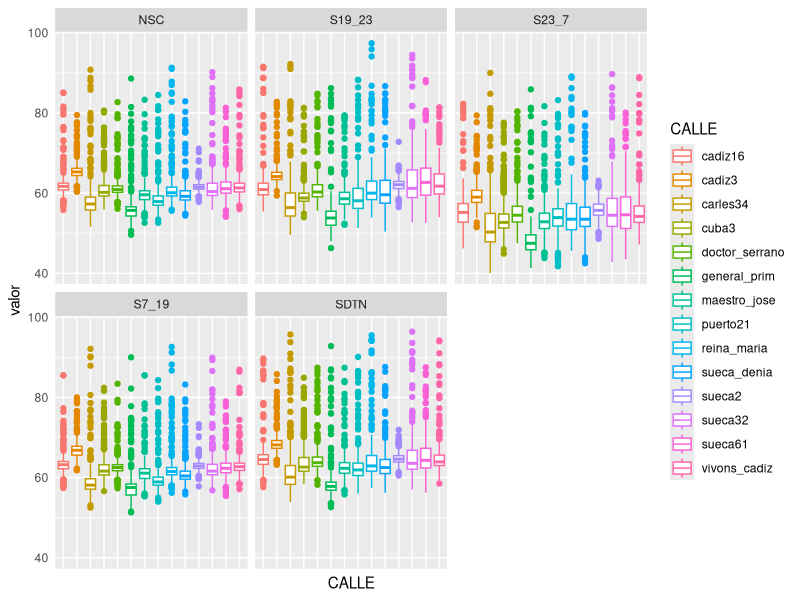
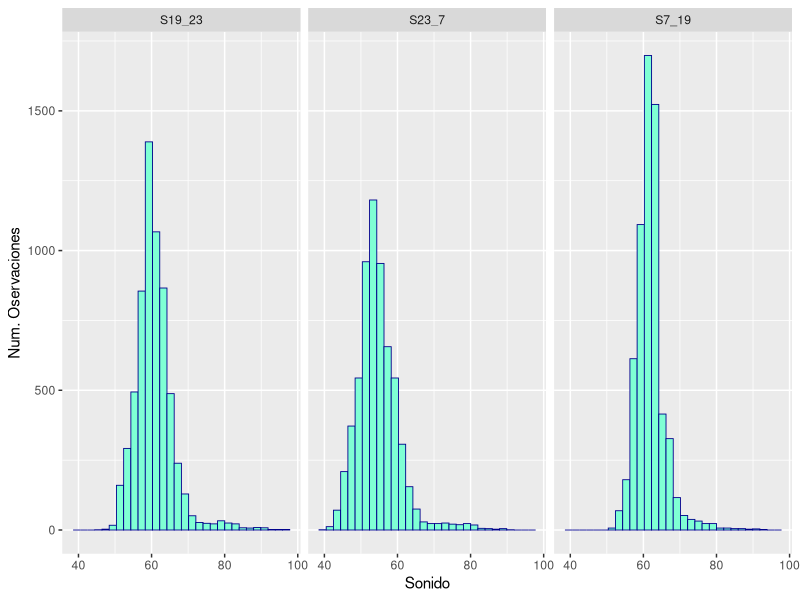
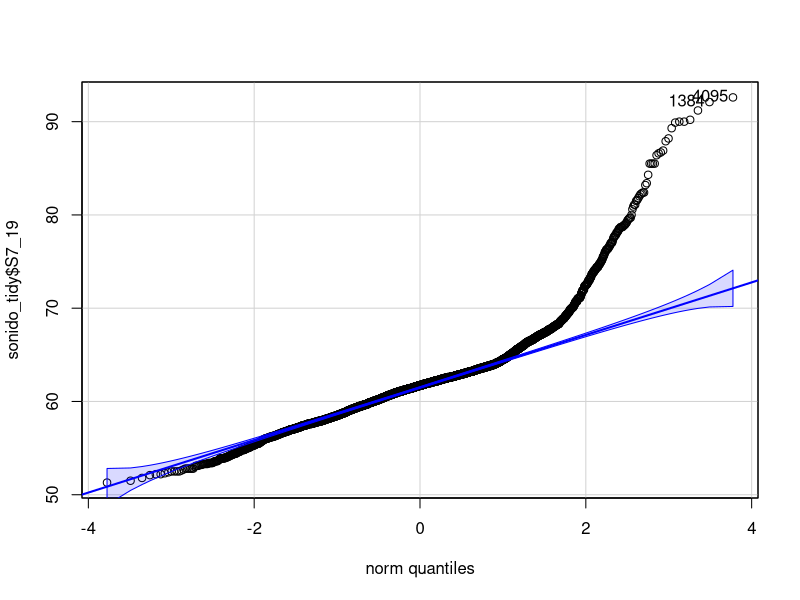
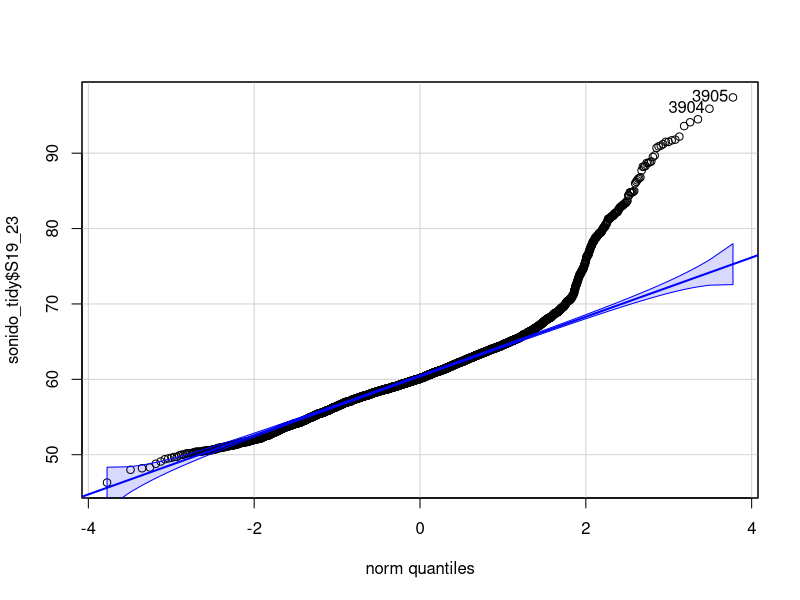
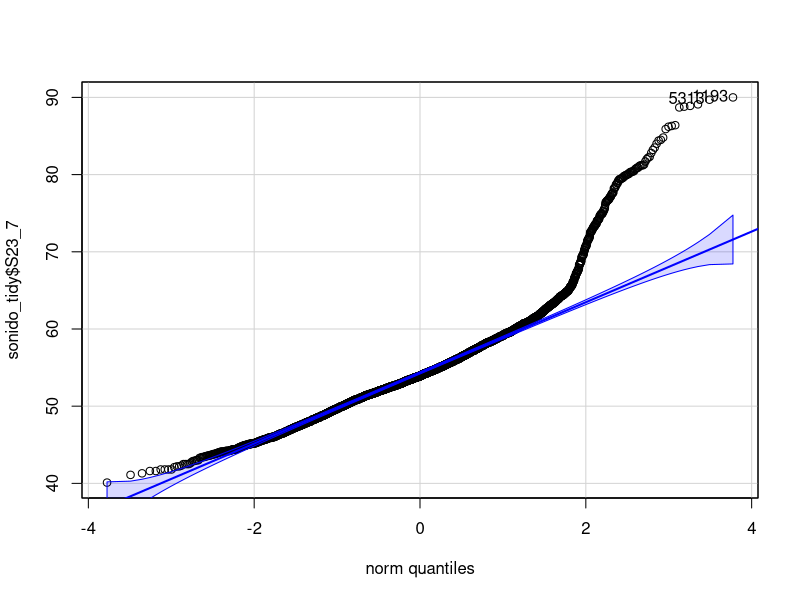
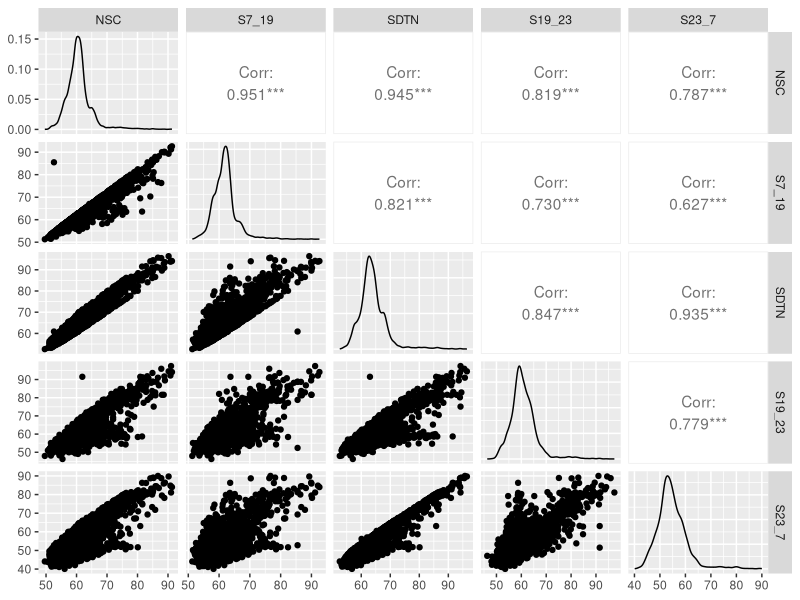
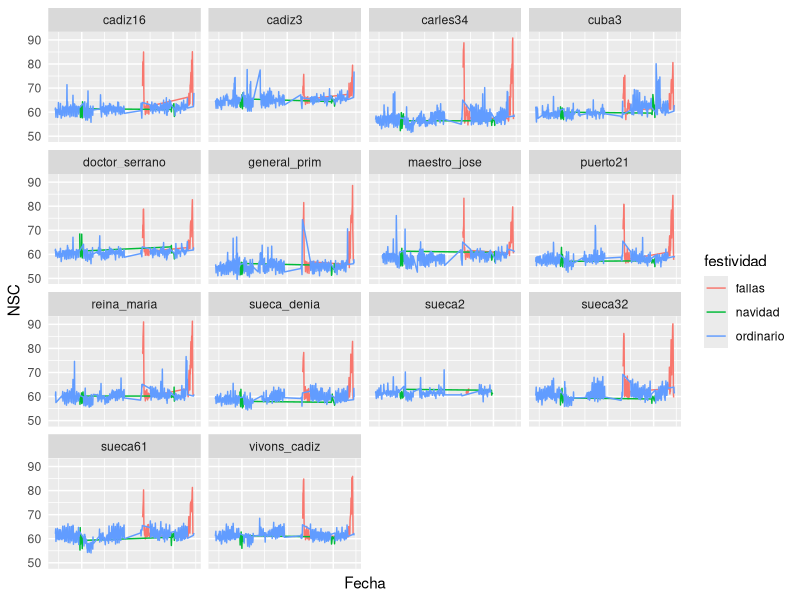
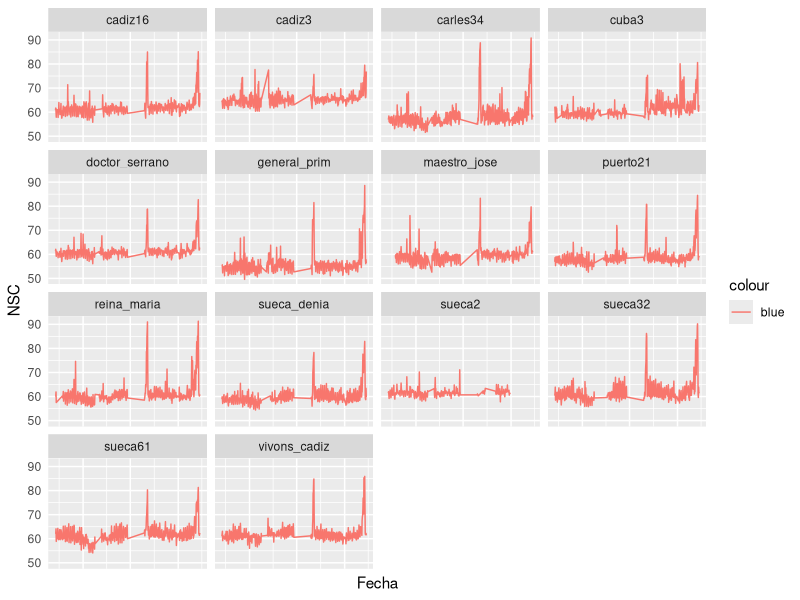

R code for these plots, in order:
## ---- chunk 1


# CONFIGURACIÓN GENERAL
library(knitr)
options(width = 100)
rm(list=ls())

# Opciones generales de los chucks. Se utilizarán salvo cambios en el chunk
opts_chunk$set(echo=T, message = F, error = F, warning = F, comment = NA, fig.align = 'center', dpi = 200, tidy = F, cache.path = '.cache/', fig.path = './figura/')

# Opciones generales de dígitos cuando se incluyen tablas
#options(xtable.type = 'html')
knit_hooks$set(inline = function(x) {
  
  if(is.numeric(x)) {
    round(x, getOption('digits'))
  } else {
    paste(as.character(x), collapse = ', ')
  }
})
## ---- chunk 2

# Especificamos las librerías necesarias en esta lista

packages = c("tidyverse","knitr",'readr','lubridate','dplyr','tidyr', 'ggplot2', 'GGally', 'car','e1071')

#use this function to check if each package is on the local machine
#if a package is installed, it will be loaded
#if any are not, the missing package(s) will be installed and loaded
package.check <- lapply(packages, FUN = function(x) {
  if (!require(x, character.only = TRUE)) {
    install.packages(x, dependencies = TRUE,repos='http://cran.rediris.es')
  }
  library(x, character.only = TRUE)
})

#verify they are loaded
search()

## ---- chunk 3
library(readr)
cadiz3 <- read_csv("data/cadiz3.csv", col_types = cols
                   (dateObserved = col_date(format = "%Y-%m-%d")))
cadiz3 <- cadiz3 %>% mutate(calle = "cadiz3")
cadiz16 <- read_csv("data/cadiz16.csv", col_types = cols
                    (dateObserved = col_date(format = "%Y-%m-%d")))
cadiz16 <- cadiz16 %>% mutate(calle = "cadiz16")
carles34 <- read_csv("data/carles34.csv", col_types = cols
                     (dateObserved = col_date(format = "%Y-%m-%d")))
carles34 <- carles34 %>% mutate(calle = "carles34")
cuba3 <- read_csv("data/cuba3.csv", col_types = cols
                  (dateObserved = col_date(format = "%Y-%m-%d")))
cuba3 <- cuba3 %>% mutate(calle = "cuba3")
doctor_serrano <- read_csv("data/doctor_serrano.csv", col_types = cols
                           (dateObserved = col_date(format = "%Y-%m-%d")))
doctor_serrano <- doctor_serrano %>% mutate(calle = "doctor_serrano")
general_prim <- read_csv("data/general_prim.csv", col_types = cols
                         (dateObserved = col_date(format = "%Y-%m-%d")))
general_prim <- general_prim %>% mutate(calle = "general_prim")
maestro_jose <- read_csv("data/maestro_jose.csv", col_types = cols
                         (dateObserved = col_date(format = "%Y-%m-%d")))
maestro_jose <- maestro_jose %>% mutate(calle = "maestro_jose")
puerto21 <- read_csv("data/puerto21.csv", col_types = cols
                     (dateObserved = col_date(format = "%Y-%m-%d")))
puerto21 <- puerto21 %>% mutate(calle = "puerto21")
reina_maria <- read_csv("data/reina_maria.csv", col_types = cols
                        (dateObserved = col_date(format = "%Y-%m-%d")))
reina_maria <- reina_maria %>% mutate(calle = "reina_maria")
sueca2 <- read_csv("data/sueca2.csv", col_types = cols
                   (dateObserved = col_date(format = "%Y-%m-%d")))
sueca2 <- sueca2 %>% mutate(calle = "sueca2")
sueca32 <- read_csv("data/sueca32.csv", col_types = cols
                    (dateObserved = col_date(format = "%Y-%m-%d")))
sueca32 <- sueca32 %>% mutate(calle = "sueca32")
sueca61 <- read_csv("data/sueca61.csv", col_types = cols
                    (dateObserved = col_date(format = "%Y-%m-%d")))
sueca61 <- sueca61 %>% mutate(calle = "sueca61")
sueca_denia <- read_csv("data/sueca-denia.csv", col_types = cols
                        (dateObserved = col_date(format = "%Y-%m-%d")))
sueca_denia <- sueca_denia %>% mutate(calle = "sueca_denia")
vivons_cadiz <- read_csv("data/vivons_cadiz.csv", col_types = cols
                         (dateObserved = col_date(format = "%Y-%m-%d")))
vivons_cadiz <- vivons_cadiz %>% mutate(calle = "vivons_cadiz")


## ---- chunk 4
library(dplyr)
sonido_tidy<-bind_rows(cadiz16, cadiz3, carles34, cuba3, 
                       doctor_serrano, general_prim, maestro_jose, 
                       puerto21, reina_maria, sueca_denia,sueca2, 
                       sueca32, sueca61, vivons_cadiz)

sonido_tidy <- sonido_tidy %>% select(6:12)
head(sonido_tidy)
tail(sonido_tidy)
## ---- chunk 5
variables <- c("NSC", "S7_19", "SDTN", "S19_23", "S23_7",  "Fecha", "CALLE")
names(sonido_tidy) <- variables
summary(sonido_tidy)
## ---- chunk 6
sonido_tidy$Fecha <- ymd(sonido_tidy$Fecha)
sonido_tidy$CALLE <- as.factor(sonido_tidy$CALLE)
class(sonido_tidy$Fecha)
class(sonido_tidy$CALLE)
## ---- chunk 7
sonido_tidy%>% filter(S19_23 == Inf|S7_19 == Inf) 
## ---- chunk 8
maximo <- sonido_tidy %>%
  filter(CALLE == 'cadiz16'& S19_23 != Inf) %>%
  select(S19_23) %>% max()
sonido_tidy$S19_23[sonido_tidy$S19_23==Inf] <- maximo
maximo <- sonido_tidy%>%
  filter(CALLE == 'maestro_jose'& S7_19 != Inf) %>%
  select(S7_19) %>% max()
sonido_tidy$S7_19[sonido_tidy$S7_19==Inf] <- maximo
## ---- chunk 9
t1 <- sonido_tidy %>%
  pivot_longer(names_to = "sonido", values_to = "valor", NSC:S23_7)

ggplot(t1, aes(x = CALLE, y = valor, col = CALLE)) + geom_boxplot() + 
  theme(axis.text.x = element_blank(), axis.ticks = element_blank()) +
  facet_wrap(~sonido)

## ---- chunk 10
sonido_tidy %>% select(S7_19,S19_23,S23_7) %>%
  pivot_longer(names_to = 'horas', values_to = 'sonido',S7_19:S23_7) %>%
  group_by(horas) %>%  ggplot(aes(x = sonido)) +
  geom_histogram(fill = "aquamarine", colour = "darkblue", size = .3) +
  scale_y_continuous( name = "Num. Oservaciones" ) +
  scale_x_continuous( name = "Sonido" ) +
  facet_wrap(~horas)
  
#qqPlot(sonido_tidy$S7_19)

qqPlot(sonido_tidy$S7_19)
qqPlot(sonido_tidy$S19_23)
qqPlot(sonido_tidy$S23_7)

## ---- chunk 11
sonido_tidy %>% select(NSC:S23_7) %>% ggpairs()

s1 <- sonido_tidy %>% select(NSC:S23_7)
cor(s1, method = "spearman")
cor(s1, method = "pearson")

## ---- chunk 12
tabla <- sonido_tidy %>% select(NSC:S23_7)  %>%
  pivot_longer(names_to =  'tipo',values_to= 'sonido',NSC:S23_7) %>%
  group_by(tipo) %>% 
  summarise(across(everything(),list(
    mean=~mean(.,na.rm=TRUE),
    length=~length(.),
    q25=~quantile(.,0.25),
    mediana=~quantile(.,0.5),
    q75=~quantile(.,0.75),
    sd=~sd(.,na.rm=TRUE),
    skewness=~skewness(.,na.rm=TRUE),
    kurtosis=~kurtosis(.,na.rm=TRUE)))) 
names(tabla) = c("tipo" ,"mean","length","q25","mediana" , "q75","sd","skewness" ,"kurtosis") 
tabla 

## ---- chunk 13
sonido_tidy %>% group_by(CALLE) %>%
  summarise(Nivel_sonoro_continuo_medio_maximo = mean(NSC)) %>%
  filter(Nivel_sonoro_continuo_medio_maximo ==
           max(Nivel_sonoro_continuo_medio_maximo))

sonido_tidy %>% group_by(CALLE) %>%
  summarise(Nivel_sonoro_continuo_medio_minimo = mean(NSC)) %>%
  filter(Nivel_sonoro_continuo_medio_minimo ==
           min(Nivel_sonoro_continuo_medio_minimo))
## ---- chunk 14
sonido_tidy %>%
  group_by(CALLE) %>%
  summarise(Nivel_sonoro_continuo_maximo = max(NSC)) %>%
  filter(Nivel_sonoro_continuo_maximo ==
           max(Nivel_sonoro_continuo_maximo))

sonido_tidy %>%
  group_by(CALLE) %>%
  summarise(Nivel_sonoro_continuo_minimo = min(NSC)) %>%
  filter(Nivel_sonoro_continuo_minimo == 
           min(Nivel_sonoro_continuo_minimo))
## ---- chunk 15
sonido_tidy %>%
  gather(key = "horario", value = "nivel_sonido", c(S7_19,S19_23,S23_7)) %>%
  group_by(horario) %>%
  summarise(Nivel_sonoro_continuo_medio_maximo = mean(nivel_sonido)) %>%
  filter(Nivel_sonoro_continuo_medio_maximo ==
           max(Nivel_sonoro_continuo_medio_maximo))

sonido_tidy %>%
  gather(key = "horario", value = "nivel_sonido", c(S7_19,S19_23,S23_7)) %>%
  group_by(horario) %>%
  summarise(Nivel_sonoro_continuo_medio_minimo = mean(nivel_sonido)) %>%
  filter(Nivel_sonoro_continuo_medio_minimo ==
           min(Nivel_sonoro_continuo_medio_minimo))
## ---- chunk 16
navidad <- sonido_tidy %>%
  select(Fecha) %>%
  filter((month(Fecha) == 12 & day(Fecha) >= 24) |
           (month(Fecha) == 1 & day(Fecha) <= 7))
fallas <- sonido_tidy %>%
  select(Fecha) %>%
  filter((year(Fecha) != 2021 & month(Fecha) == 3 &
            day(Fecha) >= 1 & day(Fecha) <= 22 ) |
           (year(Fecha) == 2021 & month(Fecha) == 9 &
              (day(Fecha) >= 1 | day(Fecha) <= 5)))
sonido_tidy_festividad <- sonido_tidy %>%
  mutate(festividad = c(rep(NA,nrow(sonido_tidy))))

for (i in 1:nrow(sonido_tidy)){
  if (sonido_tidy$Fecha[i] %in% navidad$Fecha){
    sonido_tidy_festividad$festividad[i] <- "navidad"
  } else if(sonido_tidy$Fecha[i] %in% fallas$Fecha){
    sonido_tidy_festividad$festividad[i] <- "fallas"
  }
  else{
    sonido_tidy_festividad$festividad[i] <- "ordinario"
  }
}
calles <- c("cadiz16", "cadiz3", "carles34", "cuba3",
            "doctor_serrano", "general_prim", "maestro_jose",
            "puerto21","reina_maria", "sueca_denia","sueca2",
            "sueca32", "sueca61", "vivons_cadiz")

ggplot(sonido_tidy_festividad, aes(x = Fecha, y = NSC, col = festividad)) +
  geom_line(aes(xend = lead(Fecha), yend = lead(NSC))) +
  facet_wrap(~CALLE) + theme(axis.text.x = element_blank(),
                             axis.ticks = element_blank())

# for (j in calles){
#   grafico <- sonido_tidy_festividad %>% filter(CALLE == j) %>% ggplot(aes(x = Fecha, y = NSC, color = festividad)) + geom_segment(aes(xend = lead(Fecha), yend = lead(NSC))) + ggtitle(j)
#   print(grafico)
# }
## ---- chunk 17
ggplot(sonido_tidy, aes(x = Fecha, y = NSC,col='blue')) +
  geom_line(aes(xend = lead(Fecha), yend = lead(NSC))) +
  facet_wrap(~CALLE) + theme(axis.text.x = element_blank(),
                             axis.ticks = element_blank())
## ---- chunk 18
meses<- sonido_tidy %>% filter(month(Fecha)== 1) %>% mutate(mes = 'Enero')
meses<- sonido_tidy %>% filter(month(Fecha)== 2) %>% mutate(mes = 'Febrero') %>% union(meses)
meses<- sonido_tidy %>% filter(month(Fecha)== 3) %>% mutate(mes = 'Marzo') %>% union(meses)
meses<- sonido_tidy %>% filter(month(Fecha)== 4) %>% mutate(mes = 'Abril') %>% union(meses)
meses<- sonido_tidy %>% filter(month(Fecha)== 5) %>% mutate(mes = 'Mayo')%>% union(meses)
meses<- sonido_tidy %>% filter(month(Fecha)== 6) %>% mutate(mes = 'Junio')%>% union(meses)
meses<- sonido_tidy %>% filter(month(Fecha)== 7) %>% mutate(mes = 'Julio')%>% union(meses)
meses<- sonido_tidy %>% filter(month(Fecha)== 8) %>% mutate(mes = 'Agosto')%>% union(meses)
meses<- sonido_tidy %>% filter(month(Fecha)== 9) %>% mutate(mes = 'Septiembre')%>% union(meses)
meses<- sonido_tidy %>% filter(month(Fecha)== 10) %>% mutate(mes = 'Octubre')%>% union(meses)
meses<- sonido_tidy %>% filter(month(Fecha)== 11) %>% mutate(mes = 'Noviembre')%>% union(meses)
meses<- sonido_tidy %>% filter(month(Fecha)== 12) %>% mutate(mes = 'Diciembre')%>% union(meses)

## ---- chunk 19
tabla <- meses %>% group_by(mes) %>%  select(NSC)  %>%
  
  summarise(across(everything(),list(
    mean=~mean(.,na.rm=TRUE),
    length=~length(.),
    q25=~quantile(.,0.25),
    mediana=~quantile(.,0.5),
    q75=~quantile(.,0.75),
    sd=~sd(.,na.rm=TRUE),
    skewness=~skewness(.,na.rm=TRUE),
    kurtosis=~kurtosis(.,na.rm=TRUE)))) 
names(tabla) = c("tipo" ,"mean","length","q25","mediana" , "q75","sd","skewness" ,"kurtosis") 
tabla 
## ---- chunk 20

library(ggridges)
meses %>% ggplot( aes(x = NSC, y = mes,fill=mes)) +
  geom_density_ridges2()
## ---- chunk 21
sonido_anyo<- sonido_tidy %>% filter(year(Fecha)== 2020) %>% mutate(anyo = '2020')
sonido_anyo<- sonido_tidy %>% filter(year(Fecha)== 2021) %>% mutate(anyo = '2021') %>% union(sonido_anyo)
sonido_anyo<- sonido_tidy %>% filter(year(Fecha)== 2022) %>% mutate(anyo = '2022') %>% union(sonido_anyo)
## ---- chunk 22
sonido_anyo %>% ggplot( aes(x = NSC, y = anyo,fill=anyo)) +
  geom_density_ridges()
